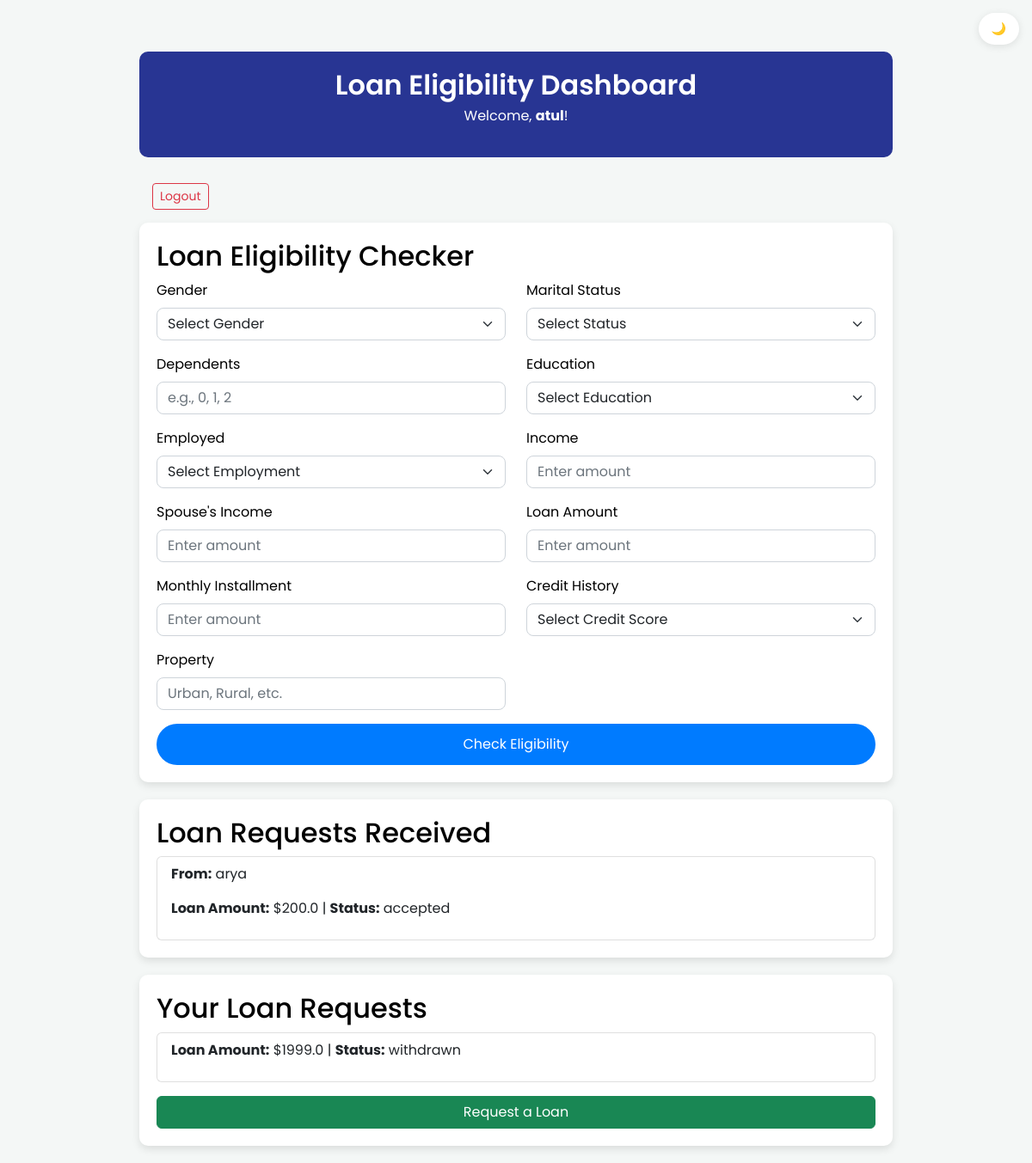
The app's page /dashboard (signed in) with its own data.
### app.py (models this page shows)
class LoanRequest(db.Model):
    id = db.Column(db.Integer, primary_key=True)
    borrower_id = db.Column(db.Integer, db.ForeignKey('user.id'), nullable=False)
    lender_username = db.Column(db.String(150), nullable=False)
    userGender = db.Column(db.String(50))              # Gender
    maritalStatus = db.Column(db.String(50))        # Marital Status
    dependentsNo = db.Column(db.String(50))         # Dependents
    educationLevel = db.Column(db.String(50))            # Education
    employeeStatus = db.Column(db.String(50))           # Employed
    userIncome = db.Column(db.Float)                    # Income
    spouseIncome = db.Column(db.Float)            # Spouse's Income
    loanAmount = db.Column(db.Float)               # Loan Amount
    loanInstallment = db.Column(db.Float)         # Monthly Installment
    creditHistory = db.Column(db.Float)        # Credit History
    propertyStatus = db.Column(db.String(50))              # Property
    status = db.Column(db.String(50), default="pending")  # pending, accepted, rejected, withdrawn
    borrower = db.relationship('User', backref=db.backref('loan_requests', lazy=True))

class User(db.Model):
    id = db.Column(db.Integer, primary_key=True)
    username = db.Column(db.String(150), unique=True, nullable=False)
    password = db.Column(db.String(200), nullable=False)
    is_admin = db.Column(db.Boolean, default=False)
    is_blocked = db.Column(db.Boolean, default=False)

### app.py (the view, shortened to what this page needs)
@app.route('/dashboard', methods=['GET', 'POST'])
def dashboard():
    if 'user' not in session:
        flash('Please log in to access the dashboard!')
        return redirect(url_for('login'))
    prediction_text = ""
    user = User.query.filter_by(username=session['user']).first()
    lender_requests = LoanRequest.query.filter_by(lender_username=session['user']).all()
    borrower_requests = LoanRequest.query.filter_by(borrower_id=user.id).all()
    return render_template('dashboard.html', prediction_text=prediction_text,
                           lender_requests=lender_requests, borrower_requests=borrower_requests)

### templates/dashboard.html (shortened to what this page needs)
<!DOCTYPE html>
<html lang="en" data-theme="light">
<head>
  <link href="https://cdn.jsdelivr.net/npm/bootstrap@5.2.3/dist/css/bootstrap.min.css" rel="stylesheet">
</head>
<body onload="loadTheme()">
  <div class="container">
    <div class="header">
      <h1>Loan Eligibility Dashboard</h1>
      <p>Welcome, <strong>{{ session['user'] }}</strong>!</p>
    </div>
    <div class="user-info">
      <a href="{{ url_for('logout') }}" class="btn btn-outline-danger btn-sm btn-logout">Logout</a>
    </div>
    <div class="section">
      <h2>Loan Eligibility Checker</h2>
      <form action="{{ url_for('dashboard') }}" method="post">
        <div class="row">
          <div class="col-md-6 mb-3">
            <label for="userGender" class="form-label">Gender</label>
            <select class="form-select" id="userGender" name="userGender" required>
              <option value="" selected disabled>Select Gender</option>
            </select>
          </div>
          <div class="col-md-6 mb-3">
            <label for="maritalStatus" class="form-label">Marital Status</label>
            <select class="form-select" id="maritalStatus" name="maritalStatus" required>
              <option value="" selected disabled>Select Status</option>
            </select>
          </div>
          <div class="col-md-6 mb-3">
            <label for="dependentsNo" class="form-label">Dependents</label>
            <input type="number" class="form-control" id="dependentsNo" name="dependentsNo" placeholder="e.g., 0, 1, 2"
              required>
          </div>
          <div class="col-md-6 mb-3">
            <label for="educationLevel" class="form-label">Education</label>
            <select class="form-select" id="educationLevel" name="educationLevel" required>
              <option value="" selected disabled>Select Education</option>
            </select>
          </div>
          <div class="col-md-6 mb-3">
            <label for="employeeStatus" class="form-label">Employed</label>
            <select class="form-select" id="employeeStatus" name="employeeStatus" required>
              <option value="" selected disabled>Select Employment</option>
            </select>
          </div>
          <div class="col-md-6 mb-3">
            <label for="userIncome" class="form-label">Income</label>
            <input type="number" class="form-control" id="userIncome" name="userIncome" placeholder="Enter amount" required>
          </div>
          <div class="col-md-6 mb-3">
            <label for="spouseIncome" class="form-label">Spouse's Income</label>
            <input type="number" class="form-control" id="spouseIncome" name="spouseIncome" placeholder="Enter amount"
              required>
          </div>
          <div class="col-md-6 mb-3">
            <label for="loanAmount" class="form-label">Loan Amount</label>
            <input type="number" class="form-control" id="loanAmount" name="loanAmount" placeholder="Enter amount"
              required>
          </div>
          <div class="col-md-6 mb-3">
            <label for="loanInstallment" class="form-label">Monthly Installment</label>
            <input type="number" class="form-control" id="loanInstallment" name="loanInstallment"
              placeholder="Enter amount" required>
          </div>
          <div class="col-md-6 mb-3">
            <label for="creditHistory" class="form-label">Credit History</label>
            <select class="form-select" id="creditHistory" name="creditHistory" required>
              <option value="" selected disabled>Select Credit Score</option>
            </select>
          </div>
          <div class="col-md-6 mb-3">
            <label for="propertyStatus" class="form-label">Property</label>
            <input type="text" class="form-control" id="propertyStatus" name="propertyStatus" placeholder="Urban, Rural, etc." required>
          </div>
        </div>
        <button type="submit" class="btn btn-primary w-100">Check Eligibility</button>
      </form>
    </div>
    <div class="section">
      <h2>Loan Requests Received</h2>
      {% if lender_requests %}
      <div class="list-group">
        {% for req in lender_requests %}
        <div class="list-group-item loan-request">
          <p><strong>From:</strong> {{ req.borrower.username }}</p>
          <p><strong>Loan Amount:</strong> ${{ req.loanAmount }} | <strong>Status:</strong> {{ req.status }}</p>
        </div>
        {% endfor %}
      </div>
      {% else %}
      <p class="text-muted">No loan requests received.</p>
      {% endif %}
    </div>
    <div class="section">
      <h2>Your Loan Requests</h2>
      {% if borrower_requests %}
      <div class="list-group">
        {% for req in borrower_requests %}
        <div class="list-group-item loan-request">
          <p><strong>Loan Amount:</strong> ${{ req.loanAmount }} | <strong>Status:</strong> {{ req.status }}</p>
        </div>
        {% endfor %}
      </div>
      {% else %}
      <p class="text-muted">No active loan requests.</p>
      {% endif %}
      <div class="mt-3">
        <a href="{{ url_for('request_loan') }}" class="btn btn-success w-100">Request a Loan</a>
      </div>
    </div>
  </div>
  <button class="btn-toggle" onclick="toggleTheme()">
    <span id="theme-icon">🌙</span>
  </button>
</body>
</html>

### templates/dashboard.html (style rules this page uses)
:root { --bs-body-bg: #f4f7f6; --bs-body-color: #000; --primary-color: #007bff; --secondary-color: #6c757d; --header-bg: #283593; --header-text: #fff; }
body { background: var(--bs-body-bg); color: var(--bs-body-color); font-family: 'Poppins', sans-serif; transition: all 0.3s ease-in-out; }
.container { margin-top: 60px; max-width: 900px; }
.header { background: var(--header-bg); color: var(--header-text); padding: 20px; border-radius: 10px; text-align: center; }
.header h1 { font-size: 2rem; font-weight: 600; margin-bottom: 5px; }
.user-info { display: flex; justify-content: space-between; align-items: center; padding: 15px; }
.section { background: #fff; padding: 20px; border-radius: 10px; box-shadow: 0 4px 10px rgba(0, 0, 0, 0.1); margin-bottom: 20px; transition: transform 0.3s ease-in-out; }
.form-control, .form-select { border-radius: 8px; }
.btn-primary { background: var(--primary-color); border: none; font-size: 1rem; padding: 12px; border-radius: 30px; transition: 0.3s ease-in-out; }
.btn-logout { margin-top: 15px; }
.btn-toggle { position: fixed; top: 15px; right: 15px; background: #fff; border: none; padding: 8px 15px; border-radius: 20px; font-size: 14px; box-shadow: 0px 2px 10px rgba(0, 0, 0, 0.1); transition: 0.3s ease-in-out; }

### records on screen
LoanRequest: borrower.username "arya", loanAmount "200.0", status "accepted"
LoanRequest: loanAmount "1999.0", status "withdrawn"

### other values on screen
{{ session['user'] }} "atul"
